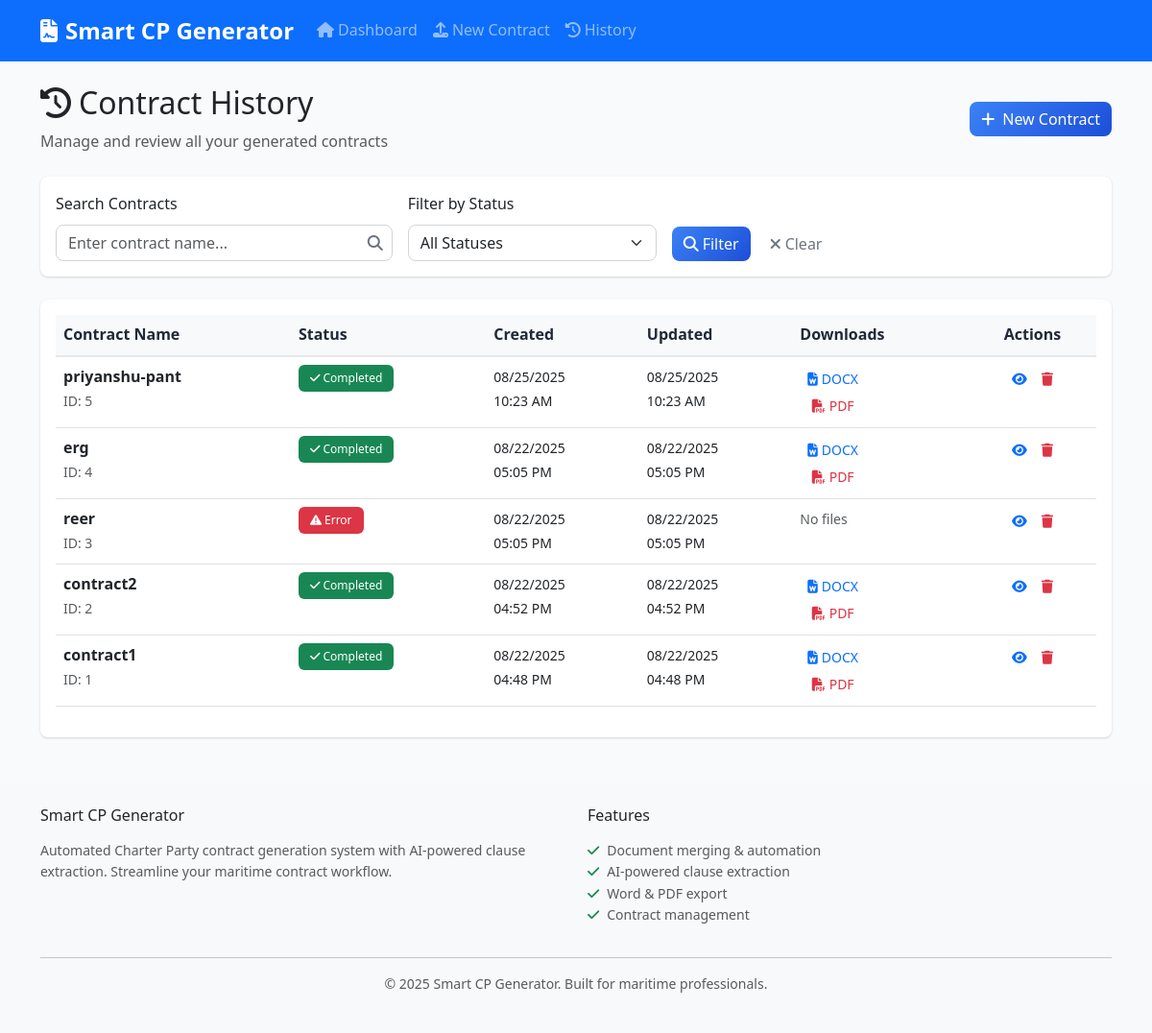
Before: /history with the older database file.
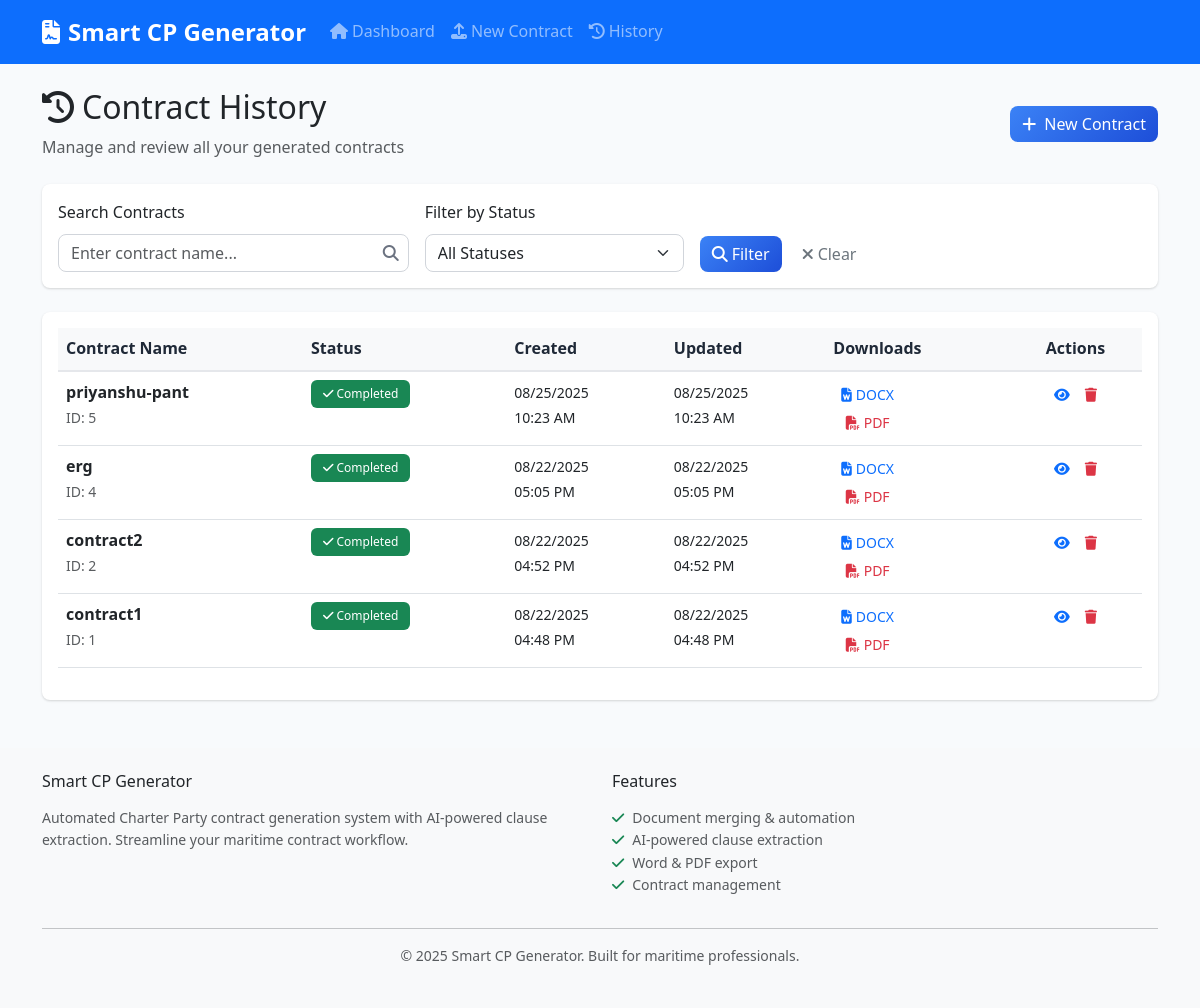
After: the same page with the newer database file.
### models.py (models this page shows, shortened)
class Contract(db.Model):
    id = db.Column(db.Integer, primary_key=True)
    contract_name = db.Column(db.String(255), nullable=False)
    fixture_recap_content = db.Column(Text)
    base_cp_content = db.Column(Text)
    negotiated_clauses_content = db.Column(Text)
    final_contract_content = db.Column(Text)
    extracted_clauses = db.Column(Text)  # JSON string of extracted clauses
    created_at = db.Column(db.DateTime, default=datetime.utcnow)
    updated_at = db.Column(db.DateTime, default=datetime.utcnow, onupdate=datetime.utcnow)
    status = db.Column(db.String(50), default='draft')  # draft, processing, completed, error
    docx_path = db.Column(db.String(255))
    pdf_path = db.Column(db.String(255))

### routes.py (the view)
@app.route('/history')
def contract_history():
    page = request.args.get('page', 1, type=int)
    status_filter = request.args.get('status', '')
    search_term = request.args.get('search', '')
    query = Contract.query
    if status_filter:
        query = query.filter_by(status=status_filter)
    if search_term:
        query = query.filter(Contract.contract_name.contains(search_term))
    contracts = query.order_by(Contract.updated_at.desc()).paginate(
        page=page, per_page=10, error_out=False
    )
    return render_template('history.html', contracts=contracts,
                         status_filter=status_filter, search_term=search_term)

### templates/history.html (shortened to what this page needs)
{% extends "base.html" %}
{% block content %}
<div class="row">
    <div class="col-12 mb-4">
        <div class="d-flex justify-content-between align-items-center">
            <div>
                <h2>
                    <i class="fas fa-history me-2"></i>Contract History
                </h2>
                <p class="text-muted mb-0">Manage and review all your generated contracts</p>
            </div>
            <a href="{{ url_for('upload_documents') }}" class="btn btn-primary">
                <i class="fas fa-plus me-2"></i>New Contract
            </a>
        </div>
    </div>
</div>
<div class="row">
    <div class="col-12 mb-4">
        <div class="card">
            <div class="card-body">
                <form method="GET" class="row g-3">
                    <div class="col-md-4">
                        <label for="search" class="form-label">Search Contracts</label>
                        <input type="text" class="form-control" id="search" name="search"
                               value="{{ search_term }}" placeholder="Enter contract name...">
                    </div>
                    <div class="col-md-3">
                        <label for="status" class="form-label">Filter by Status</label>
                        <select class="form-select" id="status" name="status">
                            <option value="">All Statuses</option>
                        </select>
                    </div>
                    <div class="col-md-3 d-flex align-items-end">
                        <button type="submit" class="btn btn-primary me-2">
                            <i class="fas fa-search me-1"></i>Filter
                        </button>
                        <a href="{{ url_for('contract_history') }}" class="btn btn-outline-secondary">
                            <i class="fas fa-times me-1"></i>Clear
                        </a>
                    </div>
                </form>
            </div>
        </div>
    </div>
</div>
<div class="row">
    <div class="col-12">
        {% if contracts.items %}
            <div class="card">
                <div class="card-body">
                    <div class="table-responsive">
                        <table class="table table-hover">
                            <thead class="table-light">
                                <tr>
                                    <th>Contract Name</th>
                                    <th>Status</th>
                                    <th>Created</th>
                                    <th>Updated</th>
                                    <th>Downloads</th>
                                    <th class="text-center">Actions</th>
                                </tr>
                            </thead>
                            <tbody>
                                {% for contract in contracts.items %}
                                <tr>
                                    <td>
                                        <strong>{{ contract.contract_name }}</strong>
                                        <br>
                                        <small class="text-muted">ID: {{ contract.id }}</small>
                                    </td>
                                    <td>
                                        <span class="badge bg-{{ 'success' if contract.status == 'completed' else 'warning' if contract.status == 'processing' else 'danger' if contract.status == 'error' else 'secondary' }}">
                                            <i class="fas fa-{{ 'check' if contract.status == 'completed' else 'clock' if contract.status == 'processing' else 'exclamation-triangle' if contract.status == 'error' else 'edit' }}"></i>
                                            {{ contract.status.title() }}
                                        </span>
                                    </td>
                                    <td>
                                        <small>{{ contract.created_at.strftime('%m/%d/%Y<br>%I:%M %p') | safe if contract.created_at else 'N/A' }}</small>
                                    </td>
                                    <td>
                                        <small>{{ contract.updated_at.strftime('%m/%d/%Y<br>%I:%M %p') | safe if contract.updated_at else 'N/A' }}</small>
                                    </td>
                                    <td>
                                        <div class="btn-group-vertical btn-group-sm" role="group">
                                            {% if contract.docx_path %}
                                                <a href="{{ url_for('download_file', contract_id=contract.id, file_type='docx') }}"
                                                   class="btn btn-outline-primary btn-sm">
                                                    <i class="fas fa-file-word me-1"></i>DOCX
                                                </a>
                                            {% endif %}
                                            {% if contract.pdf_path %}
                                                <a href="{{ url_for('download_file', contract_id=contract.id, file_type='pdf') }}"
                                                   class="btn btn-outline-danger btn-sm">
                                                    <i class="fas fa-file-pdf me-1"></i>PDF
                                                </a>
                                            {% endif %}
                                            {% if not contract.docx_path and not contract.pdf_path %}
                                                <span class="text-muted small">No files</span>
                                            {% endif %}
                                        </div>
                                    </td>
                                    <td class="text-center">
                                        <div class="btn-group" role="group">
                                            <a href="{{ url_for('preview_contract', contract_id=contract.id) }}"
                                               class="btn btn-outline-primary btn-sm" title="View Contract">
                                                <i class="fas fa-eye"></i>
                                            </a>
                                            <button type="button" class="btn btn-outline-danger btn-sm"
                                                    title="Delete Contract"
                                                    onclick="deleteContract({{ contract.id }}, '{{ contract.contract_name }}')">
                                                <i class="fas fa-trash"></i>
                                            </button>
                                        </div>
                                    </td>
                                </tr>
                                {% endfor %}
                            </tbody>
                        </table>
                    </div>
                </div>
            </div>
        {% endif %}
    </div>
</div>
{% endblock %}

### templates/base.html (shortened to what this page needs)
<!DOCTYPE html>
<html lang="en">
<head>
    <link href="https://cdn.jsdelivr.net/npm/bootstrap@5.3.0/dist/css/bootstrap.min.css" rel="stylesheet">
    <link href="https://cdnjs.cloudflare.com/ajax/libs/font-awesome/6.4.0/css/all.min.css" rel="stylesheet">
    <link href="{{ url_for('static', filename='css/style.css') }}" rel="stylesheet">
</head>
<body>
    <nav class="navbar navbar-expand-lg navbar-dark bg-primary">
        <div class="container">
            <a class="navbar-brand" href="{{ url_for('index') }}">
                <i class="fas fa-file-contract me-2"></i>Smart CP Generator
            </a>
            <div class="collapse navbar-collapse" id="navbarNav">
                <ul class="navbar-nav me-auto">
                    <li class="nav-item">
                        <a class="nav-link" href="{{ url_for('index') }}">
                            <i class="fas fa-home me-1"></i>Dashboard
                        </a>
                    </li>
                    <li class="nav-item">
                        <a class="nav-link" href="{{ url_for('upload_documents') }}">
                            <i class="fas fa-upload me-1"></i>New Contract
                        </a>
                    </li>
                    <li class="nav-item">
                        <a class="nav-link" href="{{ url_for('contract_history') }}">
                            <i class="fas fa-history me-1"></i>History
                        </a>
                    </li>
                </ul>
            </div>
        </div>
    </nav>
    <main class="container mt-4">
        {% if error_message %}
            <div class="row justify-content-center">
                <div class="col-md-6">
                    <div class="card border-danger">
                        <div class="card-body text-center">
                            <i class="fas fa-exclamation-triangle text-danger fa-3x mb-3"></i>
                            <h4 class="text-danger">Error</h4>
                            <p>{{ error_message }}</p>
                            <a href="{{ url_for('index') }}" class="btn btn-primary">
                                <i class="fas fa-home me-1"></i>Back to Dashboard
                            </a>
                        </div>
                    </div>
                </div>
            </div>
        {% else %}
            {% block content %}{% endblock %}
        {% endif %}
    </main>
    <footer class="bg-light mt-5 py-4">
        <div class="container">
            <div class="row">
                <div class="col-md-6">
                    <h6 class="mb-3">Smart CP Generator</h6>
                    <p class="text-muted small">
                        Automated Charter Party contract generation system with AI-powered clause extraction.
                        Streamline your maritime contract workflow.
                    </p>
                </div>
                <div class="col-md-6">
                    <h6 class="mb-3">Features</h6>
                    <ul class="list-unstyled small text-muted">
                        <li><i class="fas fa-check text-success me-2"></i>Document merging & automation</li>
                        <li><i class="fas fa-check text-success me-2"></i>AI-powered clause extraction</li>
                        <li><i class="fas fa-check text-success me-2"></i>Word & PDF export</li>
                        <li><i class="fas fa-check text-success me-2"></i>Contract management</li>
                    </ul>
                </div>
            </div>
            <hr>
            <div class="text-center text-muted small">
                <p>&copy; 2025 Smart CP Generator. Built for maritime professionals.</p>
            </div>
        </div>
    </footer>
</body>
</html>

### static/css/style.css (style rules this page uses)
:root { --primary-color: #3b82f6; --success-color: #10b981; --warning-color: #f59e0b; --danger-color: #ef4444; --dark-color: #1f2937; --light-color: #f8fafc; --border-radius: 8px; --shadow: 0 1px 3px 0 rgba(0, 0, 0, 0.1), 0 1px 2px 0 rgba(0, 0, 0, 0.06); --shadow-lg: 0 10px 15px -3px rgba(0, 0, 0, 0.1), 0 4px 6px -2px rgba(0, 0, 0, 0.05); }
body { font-family: 'Segoe UI', Tahoma, Geneva, Verdana, sans-serif; background-color: #f8fafc; line-height: 1.6; }
.navbar-brand { font-weight: 600; font-size: 1.5rem; }
.navbar-nav .nav-link { font-weight: 500; transition: all 0.2s ease; }
.card { border: none; border-radius: var(--border-radius); box-shadow: var(--shadow); transition: all 0.2s ease; }
.btn { border-radius: var(--border-radius); font-weight: 500; transition: all 0.2s ease; border: none; }
.btn-primary { background: linear-gradient(135deg, #3b82f6, #1d4ed8); }
.form-control, .form-select { border-radius: var(--border-radius); border: 1px solid #d1d5db; transition: all 0.2s ease; }
.badge { font-weight: 500; padding: 0.5rem 0.75rem; }
.table { background-color: white; }
.table th { font-weight: 600; border-bottom: 2px solid #e5e7eb; color: var(--dark-color); }
.fade-in-up { animation: fadeInUp 0.6s ease-out; }

Changed rows visible on the page:
removed Contract: contract_name "reer", id "3", status "Error", created_at "08/22/2025 05:05 PM", updated_at "08/22/2025 05:05 PM", shows "No files"
